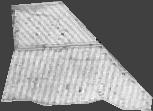
#> input picture docker_backend/data/nvdiDay1.jpg, 153 x 111 px, found by its file name
$ python computepca.py   (Python 2 division)   (older library calls are emulated)
#> lines starting #> are read from the running program, lines starting #| are printed output that depends on the picture; after the words box and inside, x2 and y2 are one past the last pixel; in counts of white or black regions, pixels touching at a corner belong together
#!/home/matthes/anaconda2/envs python

import cv2
import numpy as np
from sklearn.cluster import KMeans
from sklearn.decomposition import PCA
from collections import Counter
from scipy.misc import imread, imresize, imsave

def find_vector_set(diff_image, new_size):

    i = 0
    j = 0
    vector_set = np.zeros(((new_size[0] * new_size[1]) / 25, 25))
    while i < vector_set.shape[0]:
        while j < new_size[0]:
            k = 0
            while k < new_size[1]:
                block   = diff_image[j:j+5, k:k+5]
                feature = block.ravel()
                vector_set[i, :] = feature
                k = k + 5
            j = j + 5
        i = i + 1

    print '\nvector_set shape', vector_set.shape

    mean_vec   = np.mean(vector_set, axis = 0)
    vector_set = vector_set - mean_vec

    return vector_set, mean_vec


def find_FVS(EVS, diff_image, mean_vec, new):

    i = 2
    feature_vector_set = []

    while i < new[0] - 2:
        j = 2
        while j < new[1] - 2:
            block = diff_image[i-2:i+3, j-2:j+3]
            feature = block.flatten()
            feature_vector_set.append(feature)
            j = j+1
        i = i+1

    FVS = np.dot(feature_vector_set, EVS)
    FVS = FVS - mean_vec
    print "\nfeature vector space size", FVS.shape
    return FVS

def clustering(FVS, components, new):

    kmeans = KMeans(components, verbose = 0)
    kmeans.fit(FVS)
    output = kmeans.predict(FVS)
    count  = Counter(output)

    least_index = min(count, key = count.get)
    change_map  = np.reshape(output,(new[0] - 4, new[1] - 4))

    return least_index, change_map


def find_PCAKmeans(imagepath1, imagepath2):

#> called with imagepath1 = 'data/nvdiDay1.jpg', imagepath2 = 'data/nvdiDay2.jpg'
    print 'Operating'

    image1 = imread(imagepath1)
#> image1 is the input picture: shape (111, 153); min 4, max 255, mean 145.6
    print(image1.shape[1])
#| 153
    print(image1.shape[0])
#| 111
    image2 = imread(imagepath2)
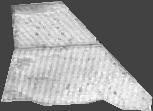
#> input picture docker_backend/data/nvdiDay2.jpg, 153 x 111 px, found by its file name
#> image2 is the input picture: shape (111, 153); min 19, max 255, mean 149.4
    print(image2.shape[1])
#| 153
    print(image2.shape[0])
#| 111

    new_size = np.asarray(image1.shape) / 5 * 5
#> new_size = [110, 150]
    print('\new size ', np.asarray(image1.shape))
#| ew size  [111 153]
    print('\new size ', np.asarray(image1.shape) / 5)
#| ew size  [22 30]
    print('\new size ', np.asarray(image1.shape) / 5 * 5)
#| ew size  [110 150]

    image1 = image1.astype(np.int16)
    image2 = image2.astype(np.int16)

    diff_image = abs(image2 - image1)
    imsave('data/diff.jpg', diff_image)
    shape = diff_image.shape[0]
#> shape = 111

    print '\nBoth images resized to ',diff_image.shape[0]
#| Both images resized to  111

    vector_set, mean_vec = find_vector_set(diff_image, new_size)
#> after the loop in find_vector_set, `while i < vector_set.shape[0]:`:
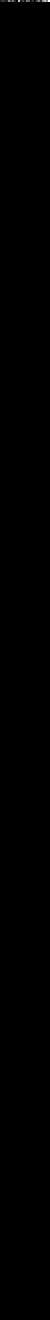
#> vector_set: shape (660, 25) float64 (shown 2 times larger); min 0, max 45, mean 0; drawn with min black and max white
#> after the loop in find_vector_set, `while i < vector_set.shape[0]:`: i = 660; j = 110
#| vector_set shape (660, 25)
#> in find_vector_set, `mean_vec   = np.mean(vector_set, axis = 0)`: mean_vec = 25 values, max 0.0682 at index 24, min 0 at index 8, mean 0.0227

    pca = PCA()
    pca.fit(vector_set)
    EVS = pca.components_

    FVS     = find_FVS(EVS, diff_image, mean_vec, new_size)
#> after the loop in find_FVS, `while i < new[0] - 2:`: feature_vector_set = 15476 items; i = 108
#| feature vector space size (15476, 25)
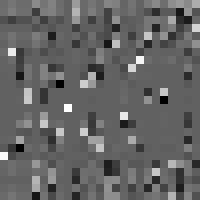
#> EVS: shape (25, 25) float64 (shown 8 times larger); min -0.622, max 1, mean 0.0185; drawn with min black and max white

    print '\ncomputing k means'

    components = 4
    least_index, change_map = clustering(FVS, components, new_size)
#> in clustering, `output = kmeans.predict(FVS)`: output = 15476 values, max 3 at index 7, min 0 at index 55, mean 1.84
#> in clustering, `count  = Counter(output)`: count = {1: 5031, 3: 6373, 2: 2125, 0: 1947}
#> in clustering, `least_index = min(count, key = count.get)`: least_index = 0
#> in clustering, `change_map  = np.reshape(output,(new[0] - 4, new[1] - 4))`:
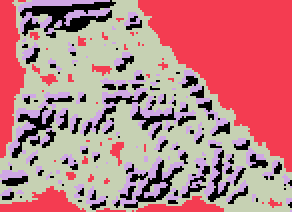
#> change_map: shape (106, 146) int32 (shown 2 times larger); 4 distinct labels, from 0 to 3; one colour per label, 0 black
#> least_index = 0

    change_map[change_map == least_index] = 255
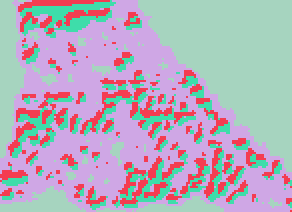
#> change_map: shape (106, 146) int32 (shown 2 times larger); 4 distinct labels, from 1 to 255; one colour per label, 0 black
    change_map[change_map != 255] = 0
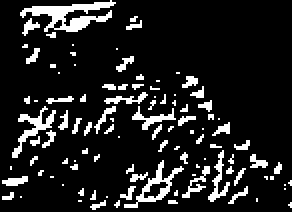
#> change_map: shape (106, 146) int32 (shown 2 times larger); 12.6% white in thin lines or dots

    change_map = change_map.astype(np.uint8)
#> change_map: shape (106, 146); 12.6% white in thin lines or dots
    kernel     = np.asarray(((0,0,1,0,0),
                             (0,1,1,1,0),
                             (1,1,1,1,1),
                             (0,1,1,1,0),
                             (0,0,1,0,0)), dtype=np.uint8)
    cleanChangeMap = cv2.erode(change_map,kernel)
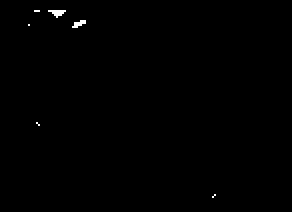
#> cleanChangeMap: shape (106, 146) (shown 2 times larger); 0.28% white in thin lines or dots, all inside (x1, y1, x2, y2) = (14, 5, 108, 99)
    imsave("data/changemap.jpg", change_map)
    imsave("data/cleanchangemap.jpg", cleanChangeMap)

    #finding the loss from the change_map image
    n_white_pix = np.sum(cleanChangeMap == 255)
#> n_white_pix = 44
    n_black_pix = np.sum(cleanChangeMap == 0)
#> n_black_pix = 15432
    blackpix = float(n_black_pix)
#> blackpix = 15432
    whitepix = float(n_white_pix)
#> whitepix = 44
    loss = (whitepix/blackpix)*100
#> loss = 0.285

    # Writing the loss to file
    f=open("data/yield_loss.txt","w+")
    f.write("white pixels:\n")
    f.write('{:03f}\n'.format(whitepix))
    f.write("black pixels:\n")
    f.write('{:03f}\n'.format(blackpix))
    f.write("Loss is:\n")
    f.write('{:03f}\n'.format(loss))
    f.close()


if __name__ == "__main__":
    print('test')
    a = 'data/nvdiDay1.jpg'
    b = 'data/nvdiDay2.jpg'
    find_PCAKmeans(a,b)
    print("finished PCA")
